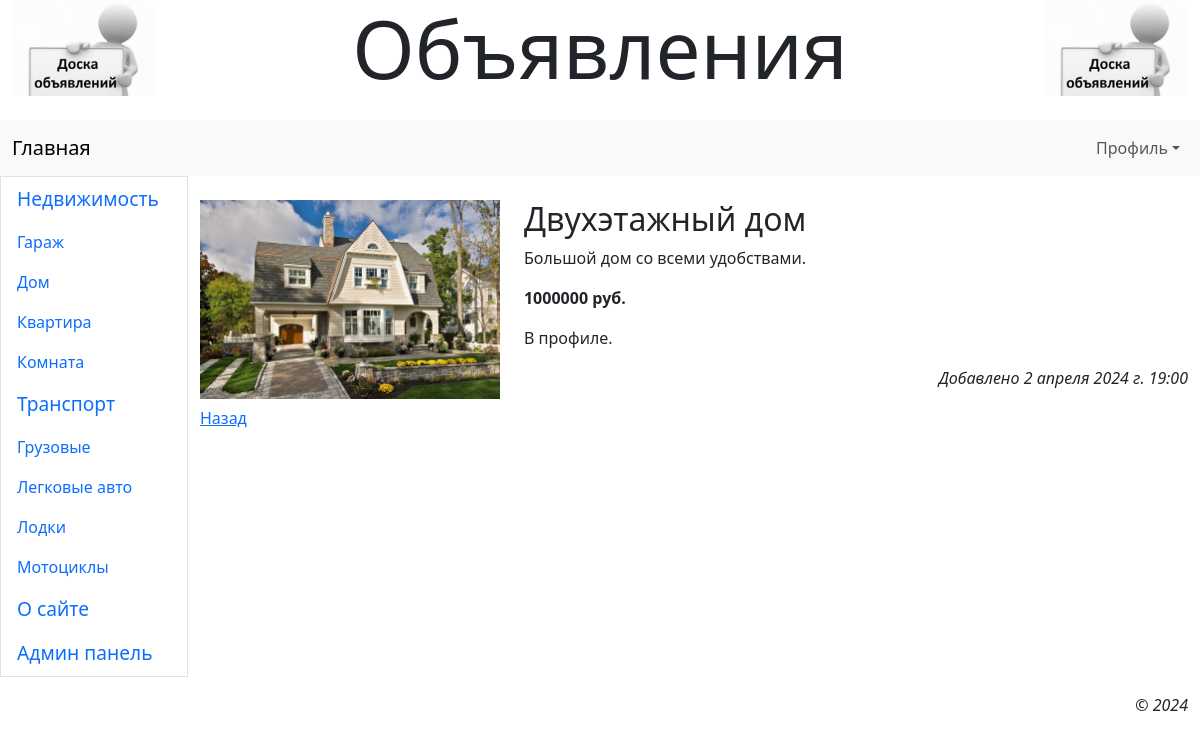
The page /accounts/profile/3/ (signed in) on the database its author committed.
### mainapp/models.py (models this page shows, shortened)
class Rubric(models.Model):
    name = models.CharField(max_length=20, unique=True, verbose_name='Название')
    order = models.SmallIntegerField(default=0, db_index=True, verbose_name='Порядок')
    super_rubric = models.ForeignKey('SuperRubric', on_delete=models.PROTECT, null=True, blank=True,
                                     verbose_name='Надрубрика')

class Bb(models.Model):
    rubric = models.ForeignKey(SubRubric, on_delete=models.PROTECT,
                               verbose_name='Рубрика')
    title = models.CharField(max_length=40, verbose_name='Название')
    content = models.TextField(verbose_name='Описание')
    price = models.IntegerField(default=0, verbose_name='Цена')
    contacts = models.TextField(verbose_name='Контакты')
    image = models.ImageField(blank=True, upload_to=get_timestamp_path,
                              verbose_name='Фото')
    author = models.ForeignKey(AdvUser, on_delete=models.CASCADE, verbose_name='Пользователь')
    is_active = models.BooleanField(default=True, db_index=True, verbose_name='Активное')
    created_at = models.DateTimeField(auto_now_add=True, db_index=True, verbose_name='Дата публикации')
    class Meta:
        verbose_name = 'Объявление'
        verbose_name_plural = 'Объявления'
        ordering = ['-created_at']

### mainapp/views.py (the view)
# urls.py: path('accounts/profile/<int:pk>/', profile_bb_detail, name='profile_bb_detail'),
@login_required
def profile_bb_detail(request, pk):
    bb = get_object_or_404(Bb, pk=pk)
    ais = bb.additionalimage_set.all()
    context = {'bb': bb, 'ais': ais}
    return render(request, 'mainapp/profile_bb_detail.html', context)

### mainapp/models.py (called while the page is built)
    def get_queryset(self):
        return super().get_queryset().filter(super_rubric__isnull=False)

### mainapp/templates/mainapp/profile_bb_detail.html (shortened to what this page needs)
{% extends 'layout/base.html' %}
{% load django_bootstrap5 %}
{% block content %}
    <div class="row mt-3">
        {% if bb.image %}
            <div class="col-md-auto">
                <img src="{{ bb.image.url }}" class="main-image">
            </div>
        {% endif %}
        <div class="col">
            <h2>{{ bb.title }}</h2>
            <p>{{ bb.content }}</p>
            <p class="fw-bold">{{ bb.price }} руб.</p>
            <p>{{ bb.contacts }}</p>
            <p class="text-end fst-italic">Добавлено {{ bb.created_at }}</p>
        </div>
    </div>
    <p><a href="{% url 'mainapp:profile' %}{{ all }}">Назад</a></p>
{% endblock %}

### mainapp/templates/layout/base.html (shortened to what this page needs)
{% load django_bootstrap5 %}
{% load static %}
<!DOCTYPE html>
<html>
<head>
    {% bootstrap_css %}
    <link rel="stylesheet" type="text/css" href="{% static 'mainapp/style.css' %}">
</head>
<body class="container-fluid">
<header class="mb-4">
    <h1 class="display-1 text-center">Объявления</h1>
</header>
<nav class="row navbar navbar-expand-md bg-light">
    <div class="col container">
        <a class="navbar-brand" href="{% url 'mainapp:index' %}">Главная</a>
        <div class="collapse navbar-collapse justify-content-end" id="navbarNav">
            <div class="navbar-nav">
                {% if user.is_authenticated %}
                    <div class="nav-item dropdown">
                        <a class="nav-link dropdown-toggle" data-bs-toggle="dropdown" href="#">Профиль</a>
                    </div>
                {% else %}
                    <a class="nav-link" href="{% url 'mainapp:register' %}">Регистрация</a>
                    <a class="nav-link" href="{% url 'mainapp:login' %}">Вход</a>
                {% endif %}
            </div>
        </div>
    </div>
</nav>
<div class="row">
    <nav class="col-md-auto nav flex-column border">
        {% for rubric in rubrics %}
            {% ifchanged rubric.super_rubric.pk %}
                <span class="nav-link root">{{ rubric.super_rubric.name }}</span>
            {% endifchanged %}
            <a class="nav-link" href="{% url 'mainapp:rubric_bbs' pk=rubric.pk %}">{{ rubric.name }}</a>
        {% endfor %}
        <a class="nav-link root" href="{% url 'mainapp:other' page='about' %}">О сайте</a>
        {% if user.is_superuser %}
            <a class="nav-link root" href="{% url 'admin:index' %}">Админ панель</a>
        {% endif %}
    </nav>
    <main class="col py-2">
        {% block content %}
        {% endblock %}
    </main>
</div>
<footer class="mt-3">
    <p class="text-end fst-italic">&copy; 2024</p>
</footer>
</body>
</html>

### mainapp/static/mainapp/style.css (style rules this page uses)
header h1 { background: url("bg.jpg") left / auto 100% no-repeat, url("bg.jpg") right /auto 100% no-repeat; }
.root { font-size: larger; }
img.main-image { width: 300px; }

### rows shown on the page
Rubric: super_rubric.name "Недвижимость", name "Гараж"
Rubric: name "Дом"
Rubric: name "Квартира"
Rubric: name "Комната"
Rubric: super_rubric.name "Транспорт", name "Грузовые"
Rubric: name "Легковые авто"
Rubric: name "Лодки"
Rubric: name "Мотоциклы"
Bb: image (picture), title "Двухэтажный дом", content "Большой дом со всеми удобствами.", price "1000000", contacts "В профиле.", created_at "2 апреля 2024 г. 19:00"
